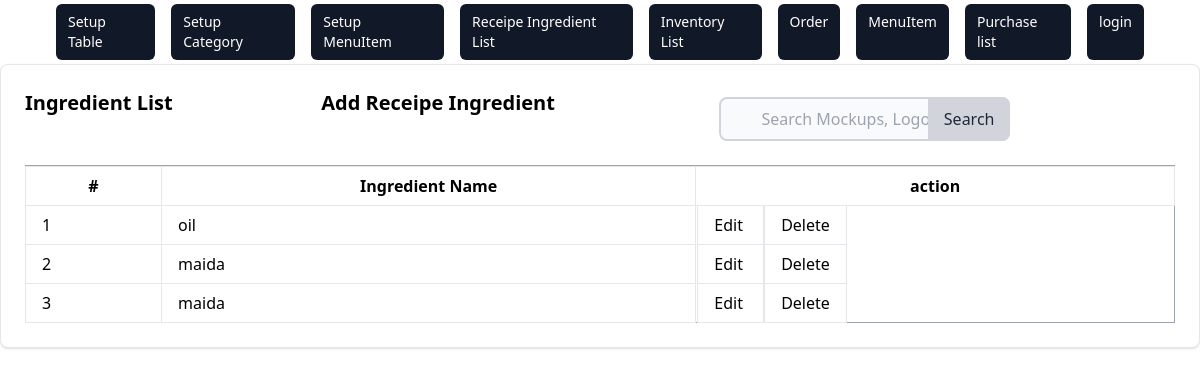
/menu/ingredient/list/, run on an earlier commit of the app's database.
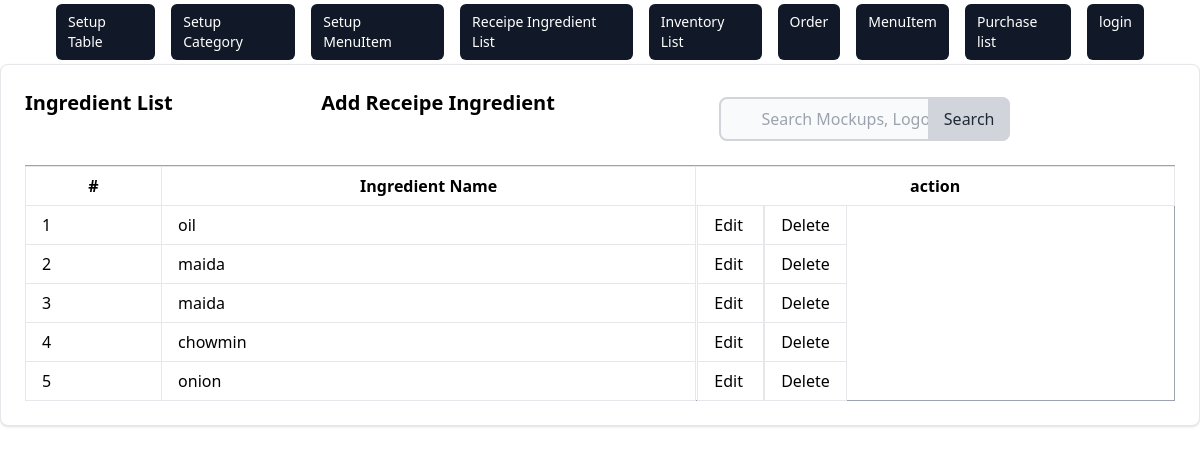
And on a later commit of the database.
### menu/models.py (models this page shows, shortened)
class Ingredient(models.Model):
    name = models.CharField(max_length=50)
    quantity = models.FloatField(null=True)

### menu/views.py (the view)
# urls.py: path('ingredient/list/', views.IngredientListView.as_view(),
class IngredientListView(ListView):
    model = Ingredient
    template_name = 'menu/ingredient/ingredient_list.html'
    success_url = reverse_lazy('menu:ingredient_list')

### menu/templates/menu/ingredient/ingredient_list.html (shortened to what this page needs)
{% extends 'inventory/base.html' %} {% block content %}
<div class="card max-w-80%  p-6 bg-white border border-gray-200 rounded-lg shadow dark:bg-gray-800 dark:border-gray-400">
  <div class="row">
    <div class="flex ingredients-center justify-between">
        <h5 class="text-xl font-semibold">Ingredient  List</h5>
        <a href="{% url 'menu:ingredient_create' %}" class="text-xl font-semibold text-grey-200 hover:underline hover:text-blue-00 ml-auto">
         <h5>  Add Receipe Ingredient</h5>
        </a>
      <form method="get" action="{% url 'menu:ingredient_search' %}" class="max-w-md mx-auto px-4 py-2 justify-end">
        <div class="relative">
            <input
            type="search"
            id="default-search"
            name='q'
            class="block w-full pl-10 pr-4 py-2 rounded-lg border-2 border-gray-300 bg-gray-50 focus:ring-blue-500 focus:border-blue-500"
            placeholder="Search Mockups, Logos..."
            required
          />
          <button
            type="submit"
            class="absolute inset-y-0 right-0 px-4 py-2 bg-gray-300 text-gray-800 rounded-r-lg hover:bg-gray-400 focus:outline-none focus:bg-gray-400"
          >
            Search
          </button>
        </div>
      </form>
    </div>
      <div class="card-body">
        <table class="table-auto w-full border-collapse border border-gray-400 table-bordered">
          <th class="px-1 py-0">
            <tr>
              <th class="px-4 py-2 border px-4 py-2" >#</th>
              <th class="px-4 py-2  border px-4 py-2 ">Ingredient Name</th>
              <th col="3" class="px-0 py-0  border ">action</th>
            </tr>
          </th>
          <tbody>
            {% if object_list %} {% for ingredient in object_list %}
            <tr>
              <td class="border px-4 py-2">{{ ingredient.id}}</td>
              <td class="border px-4 py-2">{{ ingredient.name }}</td>
              <td>
                <a  class="border px-4 py-2"  href="{% url 'menu:ingredient_update' ingredient.id  %}"> Edit </a>
                <a  class="border px-4 py-2" href="{% url 'menu:ingredient_delete' ingredient.id %}" > Delete </a>
              </td>
            </tr>
          {% endfor %}
          {% else %}
            <tr><td colspan="8" class="border px-4 py-2">No ingredient found</td></tr>
          {% endif %}
          </tbody>
        </table>
      </div>
    </div>
  </div>
  </div>
{% endblock %}

What changed in the data, as far as the page shows it:
added Ingredient: id "4", name "chowmin"
added Ingredient: id "5", name "onion"
